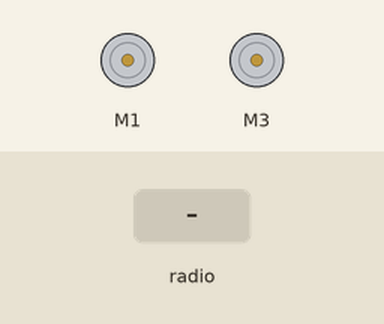
The program below on a simulated BBC micro:bit (MakeCode). Parts: 2 × DC motor (green arrow = forward, orange = backward, longer = faster). Inputs (shaded band) come from the test bench.

Above: at 1.2 s.
1.3 s: radio message "F" arrives
At 2.1 s:
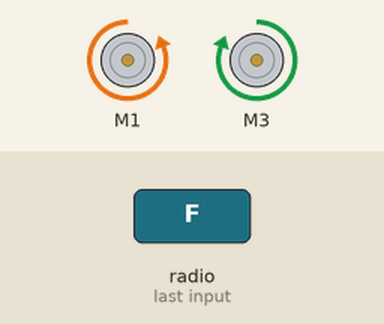
2.8 s: radio message "B" arrives
At 3.6 s:
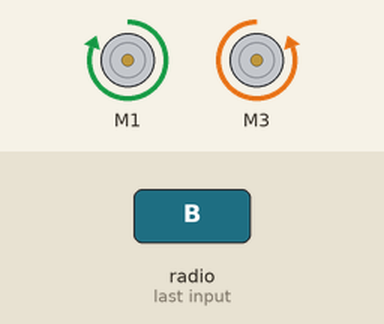
4.3 s: radio message "L" arrives
At 5.5 s:
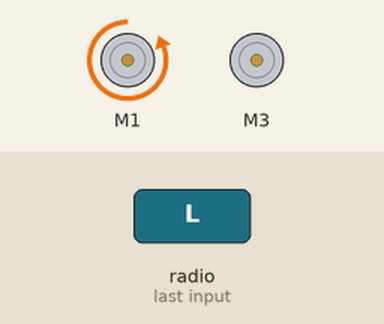
5.8 s: radio message "R" arrives
At 7.0 s:
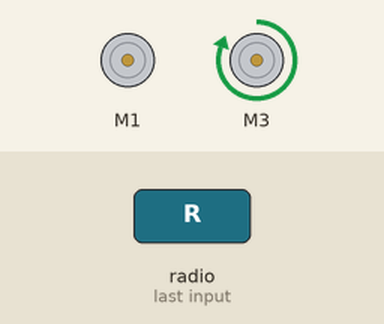
7.3 s: radio message "S" arrives
At 7.8 s:
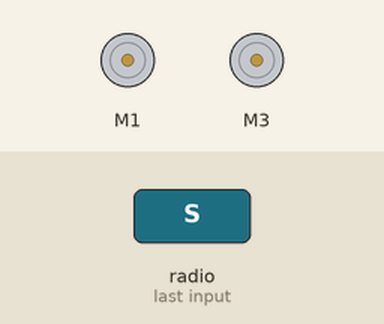
Timing chart, 0 to 9.8 s (numbered marks = the images above; inputs shaded):
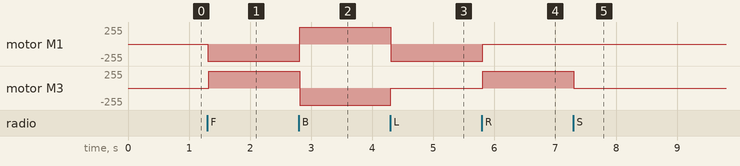

The program:

main.ts
```typescript
//  RECEPTOR
let comando = "S"
//  Inicia com o comando de parar (Stop)
radio.setGroup(1)
//  Altera para receber Strings em vez de Numbers
radio.onReceivedString(function on_received_string(receivedString: string) {

    comando = receivedString
})
basic.forever(function on_forever() {
    //  Frente (Emissor envia "F")
    if (comando == "F") {
        robotbit.MotorRunDual(robotbit.Motors.M1A, -500, robotbit.Motors.M2A, 500)
    } else if (comando == "B") {
        //  Ré (Emissor envia "B")
        robotbit.MotorRunDual(robotbit.Motors.M1A, 500, robotbit.Motors.M2A, -500)
    } else if (comando == "L") {
        //  Esquerda (Emissor envia "L")
        robotbit.MotorRunDual(robotbit.Motors.M1A, -500, robotbit.Motors.M2A, 0)
    } else if (comando == "R") {
        //  Direita (Emissor envia "R")
        robotbit.MotorRunDual(robotbit.Motors.M1A, 0, robotbit.Motors.M2A, 500)
    } else if (comando == "S") {
        //  Parar (Emissor envia "S")
        robotbit.MotorStop(robotbit.Motors.M1A)
        robotbit.MotorStopAll()
    }

})
```

test.ts
```typescript
// testes vão aqui; isto não será compilado quando este pacote for usado como uma extensão.
```

Measured:
- after the input at 1.3 s, motor M1: stopped → backward 255/255 at once; motor M3: stopped → forward 255/255 at once
- after the input at 2.8 s, motor M1: backward 255/255 → forward 255/255 at once; motor M3: forward 255/255 → backward 255/255 at once
- after the input at 4.3 s, motor M1: forward 255/255 → backward 255/255 at once; motor M3: backward 255/255 → stopped at once
- after the input at 5.8 s, motor M1: backward 255/255 → stopped at once; motor M3: stopped → forward 255/255 at once
- after the input at 7.3 s, motor M3: forward 255/255 → stopped at once
